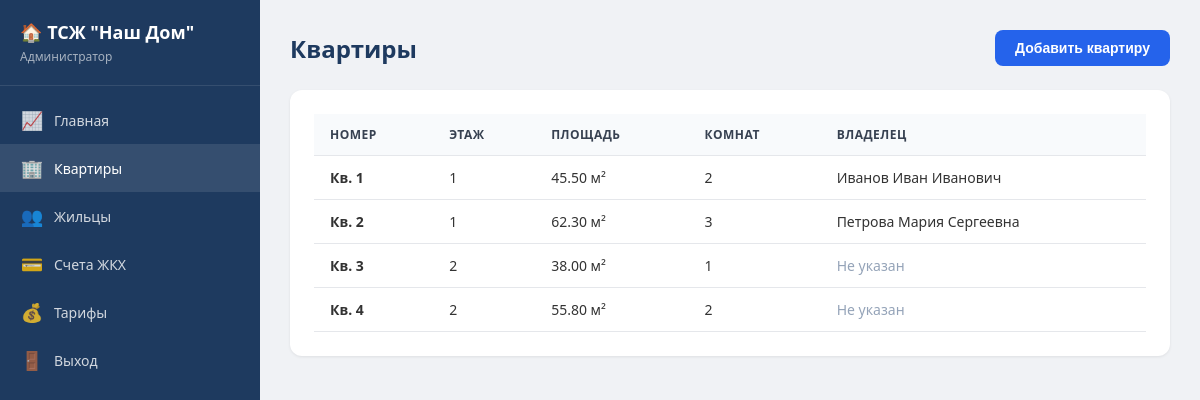
The page /admin.php?section=apartments (signed in) on the database its author committed.
### tables this page shows
CREATE TABLE apartments (
    id INT AUTO_INCREMENT PRIMARY KEY,
    number VARCHAR(20) NOT NULL,
    floor INT NOT NULL,
    area DECIMAL(10,2) NOT NULL,
    rooms INT NOT NULL,
    owner_id INT,
    FOREIGN KEY (owner_id) REFERENCES users(id) ON DELETE SET NULL
);

CREATE TABLE users (
    id INT AUTO_INCREMENT PRIMARY KEY,
    login VARCHAR(100) NOT NULL UNIQUE,
    password VARCHAR(255) NOT NULL,
    full_name VARCHAR(255) NOT NULL,
    role ENUM('admin', 'resident') DEFAULT 'resident',
    created_at TIMESTAMP DEFAULT CURRENT_TIMESTAMP
);

### config.php (called while the page is built, shortened)
<?php
function escape($str) {
    return htmlspecialchars($str, ENT_QUOTES, 'UTF-8');
}

### admin.php (the view, shortened to what this page needs)
<?php
require_once 'config.php';
$section = $_GET['section'] ?? 'dashboard';
$total_apartments = $pdo->query("SELECT COUNT(*) FROM apartments")->fetchColumn();
$total_residents = $pdo->query("SELECT COUNT(*) FROM residents")->fetchColumn();
$total_bills = $pdo->query("SELECT COUNT(*) FROM bills")->fetchColumn();
$unpaid_sum = $pdo->query("SELECT COALESCE(SUM(total_amount),0) FROM bills WHERE is_paid = 0")->fetchColumn();
$apartments = $pdo->query("
    SELECT a.*, u.full_name as owner_name
    FROM apartments a
    LEFT JOIN users u ON u.id = a.owner_id
    ORDER BY CAST(a.number AS UNSIGNED)
")->fetchAll();
$bills_list = $pdo->query("
    SELECT b.*, a.number as apt_number
    FROM bills b
    JOIN apartments a ON a.id = b.apartment_id
    ORDER BY b.period DESC, a.number
")->fetchAll();
?>
<!DOCTYPE html>
<html lang="ru">
<head>
    <link rel="stylesheet" href="style.css">
</head>
<body>
    <div class="layout">
        <aside class="sidebar">
            <div class="sidebar-header">
                <h2>&#127968; ТСЖ "Наш Дом"</h2>
                <p>Администратор</p>
            </div>
            <nav class="sidebar-nav">
                <a href="admin.php?section=dashboard" class="<?= $section === 'dashboard' ? 'active' : '' ?>">
                    <span class="icon">&#128200;</span> Главная
                </a>
                <a href="admin.php?section=apartments" class="<?= $section === 'apartments' ? 'active' : '' ?>">
                    <span class="icon">&#127970;</span> Квартиры
                </a>
                <a href="admin.php?section=residents" class="<?= $section === 'residents' ? 'active' : '' ?>">
                    <span class="icon">&#128101;</span> Жильцы
                </a>
                <a href="admin.php?section=bills" class="<?= $section === 'bills' ? 'active' : '' ?>">
                    <span class="icon">&#128179;</span> Счета ЖКХ
                </a>
                <a href="admin.php?section=tariffs" class="<?= $section === 'tariffs' ? 'active' : '' ?>">
                    <span class="icon">&#128176;</span> Тарифы
                </a>
                <a href="logout.php">
                    <span class="icon">&#128682;</span> Выход
                </a>
            </nav>
        </aside>
        <main class="main-content">
            <?php if ($section === 'dashboard'): ?>
            <div class="page-header"><h1>Панель управления</h1></div>
            <div class="stats-grid">
                <div class="stat-card">
                    <div class="stat-icon">&#127970;</div>
                    <div class="stat-value"><?= $total_apartments ?></div>
                    <div class="stat-label">Квартир</div>
                </div>
                <div class="stat-card">
                    <div class="stat-icon">&#128101;</div>
                    <div class="stat-value"><?= $total_residents ?></div>
                    <div class="stat-label">Жильцов</div>
                </div>
                <div class="stat-card">
                    <div class="stat-icon">&#128179;</div>
                    <div class="stat-value"><?= $total_bills ?></div>
                    <div class="stat-label">Счетов</div>
                </div>
                <div class="stat-card">
                    <div class="stat-icon">&#128176;</div>
                    <div class="stat-value"><?= number_format($unpaid_sum, 0, ',', ' ') ?> &#8381;</div>
                    <div class="stat-label">Задолженность</div>
                </div>
            </div>
            <div class="card">
                <h3 style="margin-bottom:16px;">Последние счета</h3>
                <?php $recent = array_slice($bills_list, 0, 10); ?>
                <?php if (count($recent) > 0): ?>
                <table>
                    <thead>
                        <tr><th>Период</th><th>Квартира</th><th>Сумма</th><th>Статус</th></tr>
                    </thead>
                    <tbody>
                        <?php foreach ($recent as $b): ?>
                        <tr>
                            <td><?= escape($b['period']) ?></td>
                            <td>Кв. <?= escape($b['apt_number']) ?></td>
                            <td><strong><?= number_format($b['total_amount'], 2, ',', ' ') ?> &#8381;</strong></td>
                            <td>
                                <?php if ($b['is_paid']): ?>
                                    <span class="badge badge-success">Оплачен</span>
                                <?php else: ?>
                                    <span class="badge badge-danger">Не оплачен</span>
                                <?php endif; ?>
                            </td>
                        </tr>
                        <?php endforeach; ?>
                    </tbody>
                </table>
                <?php else: ?>
                <div class="empty-state"><p>Счетов пока нет</p></div>
                <?php endif; ?>
            </div>
            <?php elseif ($section === 'apartments'): ?>
            <div class="page-header">
                <h1>Квартиры</h1>
                <button class="btn btn-primary" onclick="openModal('addApartment')">Добавить квартиру</button>
            </div>
            <div class="card">
                <table>
                    <thead>
                        <tr><th>Номер</th><th>Этаж</th><th>Площадь</th><th>Комнат</th><th>Владелец</th></tr>
                    </thead>
                    <tbody>
                        <?php foreach ($apartments as $apt): ?>
                        <tr>
                            <td><strong>Кв. <?= escape($apt['number']) ?></strong></td>
                            <td><?= $apt['floor'] ?></td>
                            <td><?= $apt['area'] ?> м²</td>
                            <td><?= $apt['rooms'] ?></td>
                            <td><?= $apt['owner_name'] ? escape($apt['owner_name']) : '<span style="color:#94a3b8">Не указан</span>' ?></td>
                        </tr>
                        <?php endforeach; ?>
                    </tbody>
                </table>
            </div>
            <?php endif; ?>
        </main>
    </div>
</body>
</html>

### style.css (style rules this page uses)
* { margin: 0; padding: 0; box-sizing: border-box; }
body { font-family: 'Segoe UI', Tahoma, Geneva, Verdana, sans-serif; background: #f0f2f5; color: #333; min-height: 100vh; }
a { color: #2563eb; text-decoration: none; }
.btn { display: inline-block; padding: 10px 20px; border: none; border-radius: 8px; font-size: 14px; font-weight: 600; cursor: pointer; transition: all 0.2s; text-align: center; }
.btn-primary { background: #2563eb; color: #fff; }
.layout { display: flex; min-height: 100vh; }
.sidebar { width: 260px; background: #1e3a5f; color: #fff; padding: 20px 0; position: fixed; height: 100vh; overflow-y: auto; }
.sidebar-header { padding: 0 20px 20px; border-bottom: 1px solid rgba(255,255,255,0.1); margin-bottom: 10px; }
.sidebar-header h2 { font-size: 18px; margin-bottom: 4px; }
.sidebar-header p { font-size: 12px; color: rgba(255,255,255,0.6); }
.sidebar-nav a { display: flex; align-items: center; gap: 10px; padding: 12px 20px; color: rgba(255,255,255,0.8); text-decoration: none; transition: all 0.2s; font-size: 14px; }
.sidebar-nav a:hover, .sidebar-nav a.active { background: rgba(255,255,255,0.1); color: #fff; text-decoration: none; }
.sidebar-nav a .icon { font-size: 18px; width: 24px; text-align: center; }
.main-content { margin-left: 260px; flex: 1; padding: 30px; background: #f0f2f5; min-height: 100vh; }
.page-header { display: flex; justify-content: space-between; align-items: center; margin-bottom: 24px; }
.page-header h1 { font-size: 24px; color: #1e3a5f; }
.card { background: #fff; border-radius: 12px; padding: 24px; margin-bottom: 20px; box-shadow: 0 1px 3px rgba(0,0,0,0.08); }
table { width: 100%; border-collapse: collapse; }
table th, table td { padding: 12px 16px; text-align: left; border-bottom: 1px solid #e5e7eb; font-size: 14px; }
table th { background: #f8fafc; font-weight: 600; color: #374151; font-size: 12px; text-transform: uppercase; letter-spacing: 0.5px; }

### rows shown on the page
apartments: number "1", floor "1", area "45.50", rooms "2", owner.full_name "Иванов Иван Иванович"
apartments: number "2", floor "1", area "62.30", rooms "3", owner.full_name "Петрова Мария Сергеевна"
apartments: number "3", floor "2", area "38.00", rooms "1", shows "Не указан"
apartments: number "4", floor "2", area "55.80", rooms "2", shows "Не указан"
